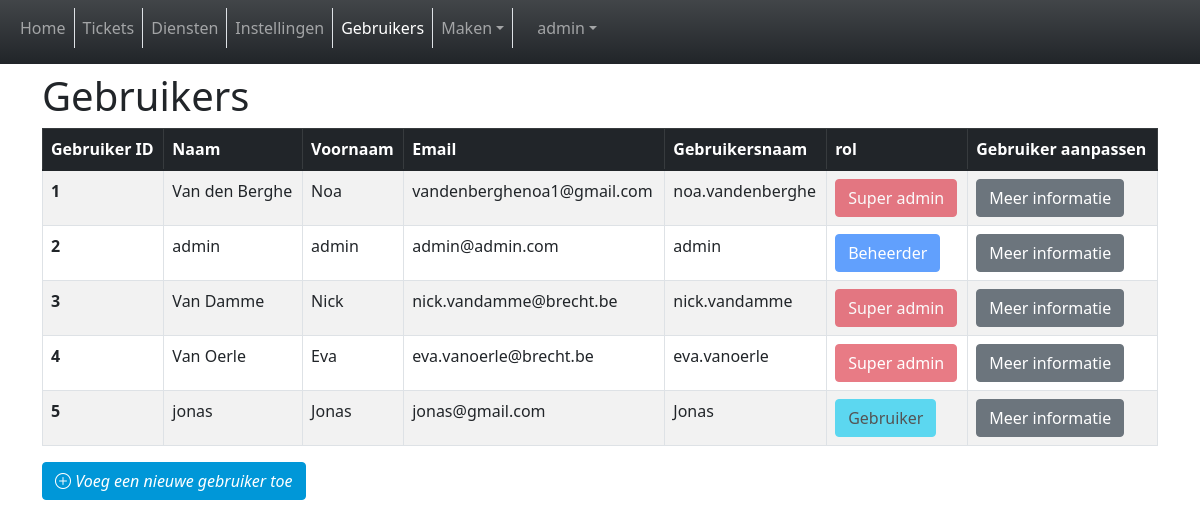
The app's page /gebruikers.php (signed in) with its own data.
### tables this page shows
CREATE TABLE `users` (
  `usersId` int(11) NOT NULL,
  `usersName` varchar(128) NOT NULL,
  `usersFname` varchar(128) NOT NULL,
  `usersEmail` varchar(128) NOT NULL,
  `usersUid` varchar(128) NOT NULL,
  `usersRol` int(11) NOT NULL,
  `usersPwd` varchar(128) NOT NULL
);

### gebruikers.php (the view, shortened to what this page needs)
<?php
include_once 'includes/dbh.inc.php';
?>
<!DOCTYPE html>
<html lang="nl">
<head>
  <?php include 'components/head-tags.php'; ?>
</head>
<body onload="init()">
  <?php include 'components/header.php'; ?>
  <main>
    <div class="container py-3">
      <h1>Gebruikers</h1>
      <div class="table-responsive">
        <table class="table table-striped table-hover table-bordered">
          <thead class="table-dark">
            <tr>
              <th scope="col">Gebruiker ID</th>
              <th scope="col">Naam</th>
              <th scope="col">Voornaam</th>
              <th scope="col">Email</th>
              <th scope="col">Gebruikersnaam</th>
              <th scope="col">rol</th>
              <th scope="col">Gebruiker aanpassen</th>
            </tr>
          </thead>
          <tbody>
            <?php
            $sql = "SELECT * FROM users;";
            $result = mysqli_query($conn, $sql);
            $resultCheck = mysqli_num_rows($result);
            if ($resultCheck > 0) {
              while ($row = mysqli_fetch_assoc($result)) {
            ?> <tr>
                  <th scope="row"> <?php echo $row['usersId'] ?> </th>
                  <td><?php echo $row['usersName'] ?></td>
                  <td><?php echo $row['usersFname'] ?></td>
                  <td><?php echo $row['usersEmail'] ?></td>
                  <td><?php echo $row['usersUid'] ?></td>
                  <?php
                  switch ($row['usersRol']) {
                    case "1":
                  ?><td><button type="button" class="btn btn-info" disabled>Gebruiker</button></td>
                    <?php
                      break;
                    case "2":
                    ?><td><button type="button" class="btn btn-primary" disabled>Beheerder</button></td>
                    <?php
                      break;
                    case "3":
                    ?><td><button type="button" class="btn btn-danger" disabled>Super admin</button></td>
                  <?php
                      break;
                  }
                  ?>
                  <td><a class="btn btn-secondary" href="user.php?id=<?php echo $row['usersId'] ?>">Meer informatie</a></td>
              <?php
              }
            }
              ?>
          </tbody>
        </table>
        <a href="signup.php" class="btn btn-primary" tabindex="-1" role="button" aria-disabled="true"><i class="bi bi-plus-circle"> Voeg een nieuwe gebruiker toe</i></a>
      </div>
    </div>
  </main>
</body>
</html>

### huisstijl/huiststijl.css (style rules this page uses)
:root { --hs-blauw: #0097d8; --hs-grijs: #4b565c; --hs-geel: #fdc51e; --hs-groen: #70b52b; --hs-paars: #644595; --hs-rood: #e32312; --hs-donker-blauw: #3075ba; --hs-donker-geel: #c96d13; --hs-donker-groen: #2b9687; --hs-donker-paars: #972b85; --hs-donker-rood: #8b1812; --hs-donker-blauw-hover: }
.btn-primary { color: #fff; background-color: var(--hs-blauw); border-color: var(--hs-blauw); }
html, body { overflow-x: hidden; }
body { padding-top: 56px; }

### records on screen
users: usersId "1", usersName "Van den Berghe", usersFname "Noa", usersEmail "vandenberghenoa1@gmail.com", usersUid "noa.vandenberghe", shows "Super admin"
users: usersId "2", usersName "admin", usersFname "admin", usersEmail "admin@admin.com", usersUid "admin", shows "Beheerder"
users: usersId "3", usersName "Van Damme", usersFname "Nick", usersEmail "nick.vandamme@brecht.be", usersUid "nick.vandamme", shows "Super admin"
users: usersId "4", usersName "Van Oerle", usersFname "Eva", usersEmail "eva.vanoerle@brecht.be", usersUid "eva.vanoerle", shows "Super admin"
users: usersId "5", usersName "jonas", usersFname "Jonas", usersEmail "jonas@gmail.com", usersUid "Jonas", shows "Gebruiker"

### other values on screen
$_SESSION["usersFname"] "admin"
